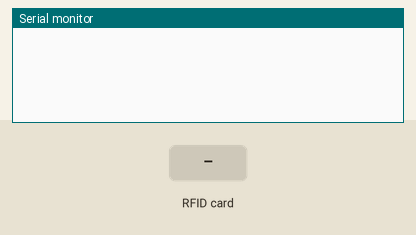
The sketch below on a simulated Arduino Uno, built with avr-gcc and run on an emulated ATmega328P. Shown: the last lines printed to the serial monitor. The inputs (shaded band) are chosen by the test bench.

Above: at 1.2 s.
1.3 s: RFID card 3A 83 5B 06 held to the reader
At 1.41 s:
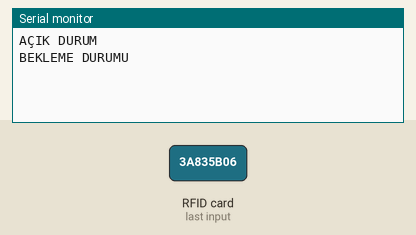
2.9 s: RFID card 5E 7A 19 C4 held to the reader
At 2.92 s:
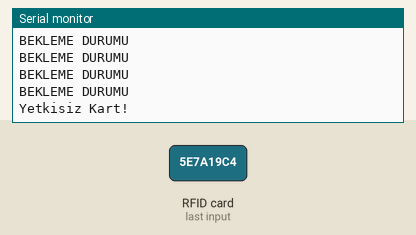

The sketch:

GoToGo_4.0.ino
```cpp
#include <Wire.h>
#include <Adafruit_PN532.h>

// Rahman Ve Rahim Olan Allah'ın Adıyla
// GoToGo 4.0(BETA)

uint8_t referenceUID[] = { 0x3A, 0x83, 0x5B, 0x06 };   // Yetkili kart (4 byte)

//-------------------------------------------// Pin Tanımlamaları
#define SDA_PIN 4   // NFC kart SDA pin
#define SCL_PIN 5   // NFC kart SCL pin
#define hata_led 0  // hata ledi

//-------------------------------------------// Tanımlamalar
Adafruit_PN532 nfc(SDA_PIN, SCL_PIN);

//-------------------------------------------// Değişken Tanımlamaları
int a1 = 0;             // Bekleme modu Değişkeni
unsigned long beklemeBaslangicZamani = 0;
const unsigned long beklemeSuresi = 5000; // 5 saniye

// compareUID fonksiyonu
bool compareUID(uint8_t* uid1, uint8_t uid1Length, uint8_t* uid2, uint8_t uid2Length) {
  if (uid1Length != uid2Length) return false;
  for (uint8_t i = 0; i < uid1Length; i++) {
    if (uid1[i] != uid2[i]) return false;
  }
  return true;


}

void setup() {
  Serial.begin(115200);   // Seri Haberleşme Başlatılıyor
  pinMode(hata_led, OUTPUT);
//-----------------------------------------------------------------------------// NFC KART MODÜLÜ
  nfc.begin();       // nfc okuma başlatılıyor
  uint32_t versiondata = nfc.getFirmwareVersion();
  if (!versiondata) {                               // Modül kontrolü yapılıyor
    Serial.println("1100");                         // nfc haberleşme hatası olan 1100 hatası veriliyor
    digitalWrite(hata_led, 1);                      // hata ledini açıyor
    while (1);              // Sistem Durduruluyor
  }
  nfc.SAMConfig();            // nfc okuma başlıyor
//-----------------------------------------------------------------------------// NFC KART MODÜLÜ
}

void loop() {
  // NFC Kartın Okunması Ve Tepki Verilmesi
  //--------------------------------------------//
  uint8_t success;
  uint8_t uid[] = { 0, 0, 0, 0, 0, 0, 0 };
  uint8_t uidLength;

  success = nfc.readPassiveTargetID(PN532_MIFARE_ISO14443A, uid, &uidLength, 100); // 100ms timeout eklendi

  if (success) {
    if (compareUID(uid, uidLength, referenceUID, sizeof(referenceUID))) {
      a1 = 1;
      beklemeBaslangicZamani = millis(); // Zamanlayıcıyı sıfırla
      Serial.println("AÇIK DURUM"); // AÇIK DURUM
    } else {
      Serial.println("Yetkisiz Kart!");
    }
  } else {
    // Kart okunamadığı durum
    if (a1 == 1) {
      Serial.println("BEKLEME DURUMU"); // BEKLEME DURUMU

      // 5 saniye bekleme kontrolü
      if (millis() - beklemeBaslangicZamani >= beklemeSuresi) {
        a1 = 0;
        Serial.println("KAPALI DURUM"); // KAPALI DURUM
      }
    } else {
      if(a1 == 0){
        // Sadece durum değiştiğinde yazdır (spam önlemek için)
        static unsigned long sonYazdirma = 0;
        if (millis() - sonYazdirma >= 2000) { // Her 2 saniyede bir yazdır
          Serial.println("KAPALI DURUM"); // KAPALI DURUM
          sonYazdirma = millis();
        }
      }
    }
  }
//--------------------------------------------------------------//


}
```

Measured:
- after the input at 1.3 s, the serial monitor: prints a new line at once (image 1)
- after the input at 2.9 s, the serial monitor: prints a new line at once (image 2)
